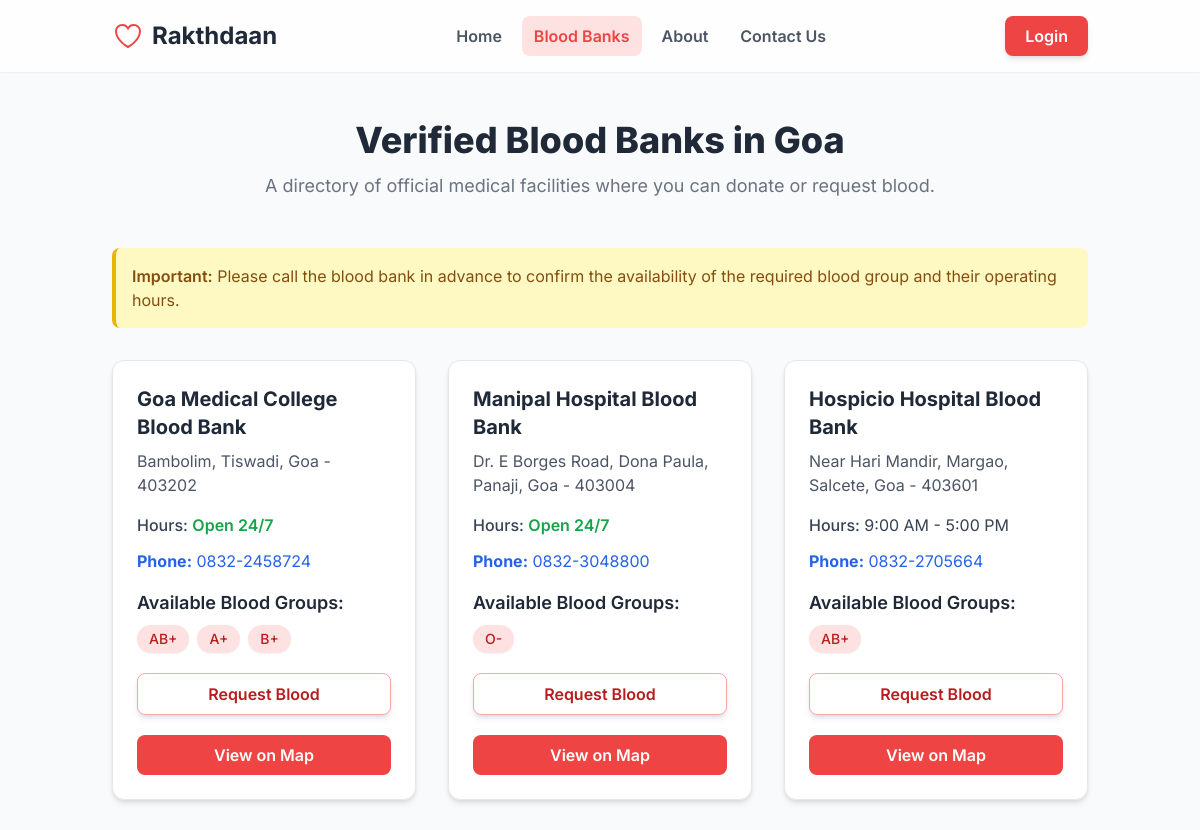
The page /blood_bank/ (upper part) on the database as committed earlier.
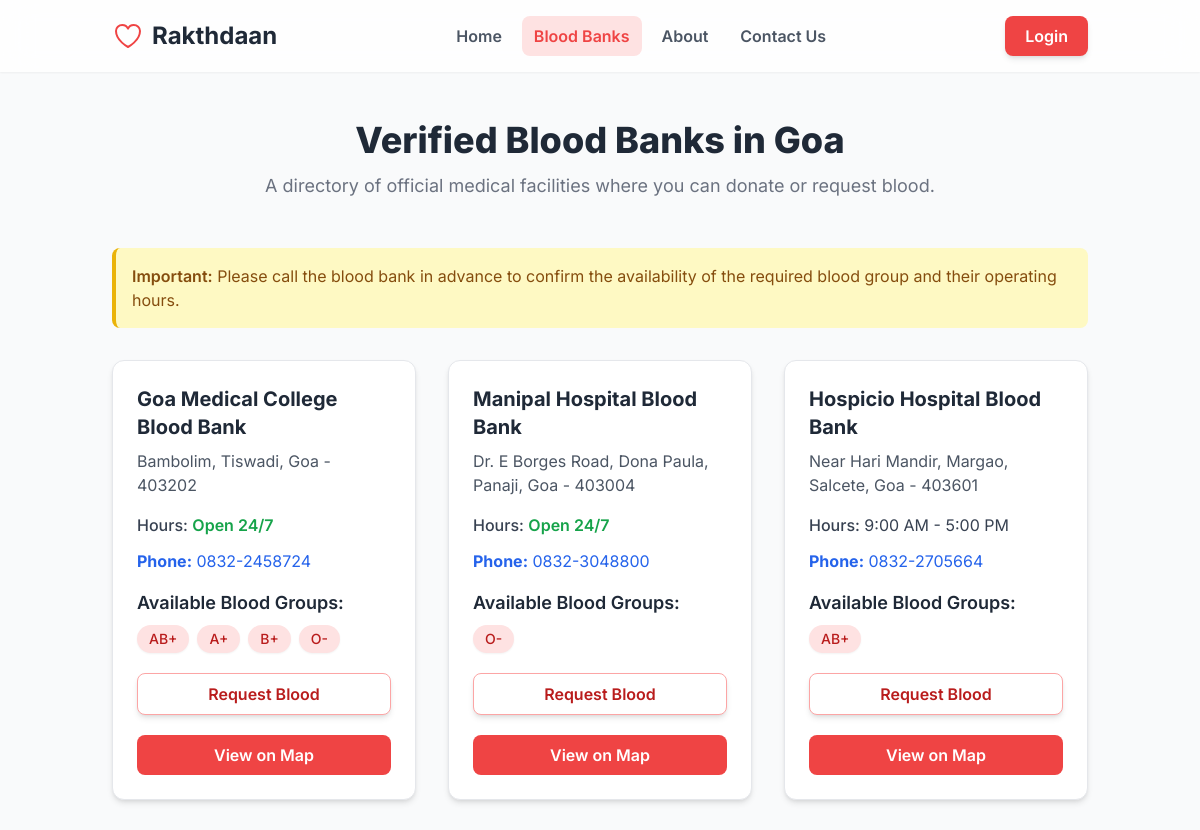
The same page on the database as committed later.
### donors/models.py (models this page shows, shortened)
class Donor(models.Model):
    user = models.OneToOneField(User, on_delete=models.CASCADE, null=True, blank=True)
    name = models.CharField(max_length=100, blank=False)
    age = models.IntegerField()
    gender = models.CharField(max_length=10, null=True, blank=True)
    blood_group = models.CharField(max_length=3, choices=BloodGroup.choices, blank=False, null=False)
    phone_number = PhoneNumberField(region="IN", null=True, blank=True, unique=True)
    email = models.EmailField(unique=True, blank=True, null=True)
    address = models.TextField(blank=True, null=True)
    hospital=models.CharField(max_length=100,choices=HospitalChoices.choices, blank=True,null=True)
    last_donation_date = models.DateField(blank=True, null=True)
    is_active = models.BooleanField(default=True)
    is_verified = models.BooleanField(default=False)
    created_at = models.DateTimeField(auto_now_add=True)

### donors/views.py (the view)
# urls.py: path('blood_bank/', blood_bank, name='blood_bank'),
def blood_bank(request):
    goa_medical_college_blood_group = hospitals_blood_availability("Goa Medical College Blood Bank")
    manipal_hospital_blood_group = hospitals_blood_availability("Manipal Hospital Blood Bank")
    hospicio_hospital_blood_group = hospitals_blood_availability("Hospicio Hospital Blood Bank")
    asilo_hospital_blood_group = hospitals_blood_availability("Asilo Hospital Blood Bank")
    district_hospital_blood_group = hospitals_blood_availability("District Hospital Blood Bank")
    red_cross_blood_group = hospitals_blood_availability("Red Cross Blood Bank")
    sub_district_hospital_blood_group = hospitals_blood_availability("Sub District Hospital Blood Bank")
    vrundavan_hospital_blood_group = hospitals_blood_availability("Vrundavan Hospital Blood Bank")
    apollo_victor_hospital_blood_group = hospitals_blood_availability("Apollo Victor Hospital Blood Bank")
    shri_sai_central_blood_group = hospitals_blood_availability("Shri Sai Central Blood Bank & Lab")
    fonsecas_blood_group = hospitals_blood_availability("Fonsecas Pathology Laboratory / Blood Bank")
    jeevandhara_blood_group = hospitals_blood_availability("Jeevandhara Blood Bank")
    context = {
    "gmc_blood_list": goa_medical_college_blood_group,
    "manipal_blood_list": manipal_hospital_blood_group,
    "hospicio_blood_list": hospicio_hospital_blood_group,
    "asilo_blood_list": asilo_hospital_blood_group,
    "district_blood_list": district_hospital_blood_group,
    "red_cross_blood_list": red_cross_blood_group,
    "sub_district_blood_list": sub_district_hospital_blood_group,
    "vrundavan_blood_list": vrundavan_hospital_blood_group,
    "apollo_victor_blood_list": apollo_victor_hospital_blood_group,
    "shri_sai_blood_list": shri_sai_central_blood_group,
    "fonsecas_blood_list": fonsecas_blood_group,
    "jeevandhara_blood_list": jeevandhara_blood_group
}
    return render(request, "blood_bank.html",context)

### donors/views.py (called while the page is built)
def hospitals_blood_availability(hospital_name):
    blood_bank_list=Donor.objects.filter(hospital=hospital_name,is_verified=1,is_active=1).all()
    unique_blood_group=[]
    for donor in blood_bank_list:
         if donor.blood_group not in unique_blood_group:
                unique_blood_group.append(donor.blood_group)
    return unique_blood_group

### home/templates/blood_bank.html (shortened to what the changed rows need)
{% extends "base.html" %} {% block start %}
<div>
  <header class="bg-white/80 backdrop-blur-lg sticky top-0 z-50 shadow-sm">
    <div class="container mx-auto px-6 py-4">
      <nav class="flex items-center justify-between">
        <a href="/" class="flex items-center space-x-2">
          <h1 class="text-2xl font-bold text-gray-800">Rakthdaan</h1>
        </a>
      </nav>
    </div>
  </header>
  <main class="container mx-auto px-6 py-12">
    <div class="text-center mb-12">
      <h1 class="text-3xl md:text-4xl font-extrabold text-gray-800">
        Verified Blood Banks in Goa
      </h1>
    </div>
    <div class="grid grid-cols-1 md:grid-cols-2 lg:grid-cols-3 gap-8">
      <div
        class="bg-white rounded-xl shadow-md border border-gray-200 p-6 flex flex-col"
      >
        <h2 class="text-xl font-bold text-gray-800 mb-2">
          Goa Medical College Blood Bank
        </h2>
        <div class="mt-4">
          <div class="flex flex-wrap gap-2">
            {% for blood in gmc_blood_list %}
            <span
              class="px-3 py-1 rounded-full bg-red-100 text-red-700 font-medium text-sm shadow-sm"
            >
              {{ blood }}
            </span>
            {% empty %}
            <p class="text-gray-500 text-sm">No blood available currently.</p>
            {% endfor %}
          </div>
        </div>
      </div>
      <div
        class="bg-white rounded-xl shadow-md border border-gray-200 p-6 flex flex-col"
      >
        <h2 class="text-xl font-bold text-gray-800 mb-2">
          Manipal Hospital Blood Bank
        </h2>
      </div>
      <div
        class="bg-white rounded-xl shadow-md border border-gray-200 p-6 flex flex-col"
      >
        <h2 class="text-xl font-bold text-gray-800 mb-2">
          Hospicio Hospital Blood Bank
        </h2>
      </div>
    </div>
  </main>
</div>
{% endblock %}

Rows that differ between the two databases and show on the page:
added Donor: gmc_blood_list "O-"
